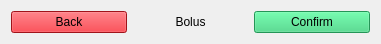
  <widget class="QWidget" name="horizontalLayoutWidget">
   <property name="geometry">
    <rect>
     <x>10</x>
     <y>0</y>
     <width>381</width>
     <height>31</height>
    </rect>
   </property>
   <layout class="QHBoxLayout" name="horizontalLayout">
    <item>
     <widget class="QPushButton" name="backButton">
      <property name="palette">
       <palette>
        <active>
         <colorrole role="WindowText">
          <brush brushstyle="SolidPattern">
           <color alpha="255">
            <red>0</red>
            <green>0</green>
            <blue>0</blue>
           </color>
          </brush>
         </colorrole>
         <colorrole role="Button">
          <brush brushstyle="SolidPattern">
           <color alpha="255">
            <red>224</red>
            <green>27</green>
            <blue>36</blue>
           </color>
          </brush>
         </colorrole>
         <colorrole role="Light">
          <brush brushstyle="SolidPattern">
           <color alpha="255">
            <red>255</red>
            <green>112</green>
            <blue>118</blue>
           </color>
          </brush>
         </colorrole>
         <colorrole role="Midlight">
          <brush brushstyle="SolidPattern">
           <color alpha="255">
            <red>239</red>
            <green>69</green>
            <blue>77</blue>
           </color>
          </brush>
         </colorrole>
         <colorrole role="Dark">
          <brush brushstyle="SolidPattern">
           <color alpha="255">
            <red>112</red>
            <green>13</green>
            <blue>18</blue>
           </color>
          </brush>
         </colorrole>
         <colorrole role="Mid">
          <brush brushstyle="SolidPattern">
           <color alpha="255">
            <red>149</red>
            <green>18</green>
            <blue>24</blue>
           </color>
          </brush>
         </colorrole>
         <colorrole role="Text">
          <brush brushstyle="SolidPattern">
           <color alpha="255">
            <red>0</red>
            <green>0</green>
            <blue>0</blue>
           </color>
          </brush>
         </colorrole>
         <colorrole role="BrightText">
          <brush brushstyle="SolidPattern">
           <color alpha="255">
            <red>255</red>
            <green>255</green>
            <blue>255</blue>
           </color>
          </brush>
         </colorrole>
         <colorrole role="ButtonText">
          <brush brushstyle="SolidPattern">
           <color alpha="255">
            <red>0</red>
            <green>0</green>
            <blue>0</blue>
           </color>
          </brush>
         </colorrole>
         <colorrole role="Base">
          <brush brushstyle="SolidPattern">
           <color alpha="255">
            <red>255</red>
            <green>255</green>
            <blue>255</blue>
           </color>
          </brush>
         </colorrole>
         <colorrole role="Window">
          <brush brushstyle="SolidPattern">
           <color alpha="255">
            <red>224</red>
            <green>27</green>
            <blue>36</blue>
           </color>
          </brush>
         </colorrole>
         <colorrole role="Shadow">
          <brush brushstyle="SolidPattern">
           <color alpha="255">
            <red>0</red>
            <green>0</green>
            <blue>0</blue>
           </color>
          </brush>
         </colorrole>
         <colorrole role="AlternateBase">
          <brush brushstyle="SolidPattern">
           <color alpha="255">
            <red>239</red>
            <green>141</green>
            <blue>145</blue>
           </color>
          </brush>
         </colorrole>
         <colorrole role="ToolTipBase">
          <brush brushstyle="SolidPattern">
           <color alpha="255">
            <red>255</red>
            <green>255</green>
            <blue>220</blue>
           </color>
          </brush>
         </colorrole>
         <colorrole role="ToolTipText">
          <brush brushstyle="SolidPattern">
           <color alpha="255">
            <red>0</red>
            <green>0</green>
            <blue>0</blue>
           </color>
          </brush>
         </colorrole>
         <colorrole role="PlaceholderText">
          <brush brushstyle="SolidPattern">
           <color alpha="128">
            <red>0</red>
            <green>0</green>
            <blue>0</blue>
           </color>
          </brush>
         </colorrole>
        </active>
        <inactive>
         <colorrole role="WindowText">
          <brush brushstyle="SolidPattern">
           <color alpha="255">
            <red>0</red>
            <green>0</green>
            <blue>0</blue>
           </color>
          </brush>
         </colorrole>
         <colorrole role="Button">
          <brush brushstyle="SolidPattern">
           <color alpha="255">
            <red>224</red>
            <green>27</green>
            <blue>36</blue>
           </color>
          </brush>
         </colorrole>
         <colorrole role="Light">
          <brush brushstyle="SolidPattern">
           <color alpha="255">
            <red>255</red>
            <green>112</green>
            <blue>118</blue>
           </color>
          </brush>
         </colorrole>
         <colorrole role="Midlight">
          <brush brushstyle="SolidPattern">
           <color alpha="255">
            <red>239</red>
            <green>69</green>
            <blue>77</blue>
           </color>
          </brush>
         </colorrole>
         <colorrole role="Dark">
          <brush brushstyle="SolidPattern">
           <color alpha="255">
            <red>112</red>
            <green>13</green>
            <blue>18</blue>
           </color>
          </brush>
         </colorrole>
         <colorrole role="Mid">
          <brush brushstyle="SolidPattern">
           <color alpha="255">
            <red>149</red>
            <green>18</green>
            <blue>24</blue>
           </color>
          </brush>
         </colorrole>
         <colorrole role="Text">
          <brush brushstyle="SolidPattern">
           <color alpha="255">
            <red>0</red>
            <green>0</green>
            <blue>0</blue>
           </color>
          </brush>
         </colorrole>
         <colorrole role="BrightText">
          <brush brushstyle="SolidPattern">
           <color alpha="255">
            <red>255</red>
            <green>255</green>
            <blue>255</blue>
           </color>
          </brush>
         </colorrole>
         <colorrole role="ButtonText">
          <brush brushstyle="SolidPattern">
           <color alpha="255">
            <red>0</red>
            <green>0</green>
            <blue>0</blue>
           </color>
          </brush>
         </colorrole>
         <colorrole role="Base">
          <brush brushstyle="SolidPattern">
           <color alpha="255">
            <red>255</red>
            <green>255</green>
            <blue>255</blue>
           </color>
          </brush>
         </colorrole>
         <colorrole role="Window">
          <brush brushstyle="SolidPattern">
           <color alpha="255">
            <red>224</red>
            <green>27</green>
            <blue>36</blue>
           </color>
          </brush>
         </colorrole>
         <colorrole role="Shadow">
          <brush brushstyle="SolidPattern">
           <color alpha="255">
            <red>0</red>
            <green>0</green>
            <blue>0</blue>
           </color>
          </brush>
         </colorrole>
         <colorrole role="AlternateBase">
          <brush brushstyle="SolidPattern">
           <color alpha="255">
            <red>239</red>
            <green>141</green>
            <blue>145</blue>
           </color>
          </brush>
         </colorrole>
         <colorrole role="ToolTipBase">
          <brush brushstyle="SolidPattern">
           <color alpha="255">
            <red>255</red>
            <green>255</green>
            <blue>220</blue>
           </color>
          </brush>
         </colorrole>
         <colorrole role="ToolTipText">
          <brush brushstyle="SolidPattern">
           <color alpha="255">
            <red>0</red>
            <green>0</green>
            <blue>0</blue>
           </color>
          </brush>
         </colorrole>
         <colorrole role="PlaceholderText">
          <brush brushstyle="SolidPattern">
           <color alpha="128">
            <red>0</red>
            <green>0</green>
            <blue>0</blue>
           </color>
          </brush>
         </colorrole>
        </inactive>
        <disabled>
         <colorrole role="WindowText">
          <brush brushstyle="SolidPattern">
           <color alpha="255">
            <red>112</red>
            <green>13</green>
            <blue>18</blue>
           </color>
          </brush>
         </colorrole>
         <colorrole role="Button">
          <brush brushstyle="SolidPattern">
           <color alpha="255">
            <red>224</red>
            <green>27</green>
            <blue>36</blue>
           </color>
          </brush>
         </colorrole>
         <colorrole role="Light">
          <brush brushstyle="SolidPattern">
           <color alpha="255">
            <red>255</red>
            <green>112</green>
            <blue>118</blue>
           </color>
          </brush>
         </colorrole>
         <colorrole role="Midlight">
          <brush brushstyle="SolidPattern">
           <color alpha="255">
            <red>239</red>
            <green>69</green>
            <blue>77</blue>
           </color>
          </brush>
         </colorrole>
         <colorrole role="Dark">
          <brush brushstyle="SolidPattern">
           <color alpha="255">
            <red>112</red>
            <green>13</green>
            <blue>18</blue>
           </color>
          </brush>
         </colorrole>
         <colorrole role="Mid">
          <brush brushstyle="SolidPattern">
           <color alpha="255">
            <red>149</red>
            <green>18</green>
            <blue>24</blue>
           </color>
          </brush>
         </colorrole>
         <colorrole role="Text">
          <brush brushstyle="SolidPattern">
           <color alpha="255">
            <red>112</red>
            <green>13</green>
            <blue>18</blue>
           </color>
          </brush>
         </colorrole>
         <colorrole role="BrightText">
          <brush brushstyle="SolidPattern">
           <color alpha="255">
            <red>255</red>
            <green>255</green>
            <blue>255</blue>
           </color>
          </brush>
         </colorrole>
         <colorrole role="ButtonText">
          <brush brushstyle="SolidPattern">
           <color alpha="255">
            <red>112</red>
            <green>13</green>
            <blue>18</blue>
           </color>
          </brush>
         </colorrole>
         <colorrole role="Base">
          <brush brushstyle="SolidPattern">
           <color alpha="255">
            <red>224</red>
            <green>27</green>
            <blue>36</blue>
           </color>
          </brush>
         </colorrole>
         <colorrole role="Window">
          <brush brushstyle="SolidPattern">
           <color alpha="255">
            <red>224</red>
            <green>27</green>
            <blue>36</blue>
           </color>
          </brush>
         </colorrole>
         <colorrole role="Shadow">
          <brush brushstyle="SolidPattern">
           <color alpha="255">
            <red>0</red>
            <green>0</green>
            <blue>0</blue>
           </color>
          </brush>
         </colorrole>
         <colorrole role="AlternateBase">
          <brush brushstyle="SolidPattern">
           <color alpha="255">
            <red>224</red>
            <green>27</green>
            <blue>36</blue>
           </color>
          </brush>
         </colorrole>
         <colorrole role="ToolTipBase">
          <brush brushstyle="SolidPattern">
           <color alpha="255">
            <red>255</red>
            <green>255</green>
            <blue>220</blue>
           </color>
          </brush>
         </colorrole>
         <colorrole role="ToolTipText">
          <brush brushstyle="SolidPattern">
           <color alpha="255">
            <red>0</red>
            <green>0</green>
            <blue>0</blue>
           </color>
          </brush>
         </colorrole>
         <colorrole role="PlaceholderText">
          <brush brushstyle="SolidPattern">
           <color alpha="128">
            <red>0</red>
            <green>0</green>
            <blue>0</blue>
           </color>
          </brush>
         </colorrole>
        </disabled>
       </palette>
      </property>
      <property name="text">
       <string>Back</string>
      </property>
     </widget>
    </item>
    <item>
     <widget class="QLabel" name="title">
      <property name="text">
       <string>Bolus</string>
      </property>
      <property name="alignment">
       <set>Qt::AlignCenter</set>
      </property>
     </widget>
    </item>
    <item>
     <widget class="QPushButton" name="confirmButton">
      <property name="palette">
       <palette>
        <active>
         <colorrole role="WindowText">
          <brush brushstyle="SolidPattern">
           <color alpha="255">
            <red>0</red>
            <green>0</green>
            <blue>0</blue>
           </color>
          </brush>
         </colorrole>
         <colorrole role="Button">
          <brush brushstyle="SolidPattern">
           <color alpha="255">
            <red>51</red>
            <green>209</green>
            <blue>122</blue>
           </color>
          </brush>
         </colorrole>
         <colorrole role="Light">
          <brush brushstyle="SolidPattern">
           <color alpha="255">
            <red>121</red>
            <green>255</green>
            <blue>181</blue>
           </color>
          </brush>
         </colorrole>
         <colorrole role="Midlight">
          <brush brushstyle="SolidPattern">
           <color alpha="255">
            <red>86</red>
            <green>232</green>
            <blue>151</blue>
           </color>
          </brush>
         </colorrole>
         <colorrole role="Dark">
          <brush brushstyle="SolidPattern">
           <color alpha="255">
            <red>25</red>
            <green>104</green>
            <blue>61</blue>
           </color>
          </brush>
         </colorrole>
         <colorrole role="Mid">
          <brush brushstyle="SolidPattern">
           <color alpha="255">
            <red>34</red>
            <green>139</green>
            <blue>81</blue>
           </color>
          </brush>
         </colorrole>
         <colorrole role="Text">
          <brush brushstyle="SolidPattern">
           <color alpha="255">
            <red>0</red>
            <green>0</green>
            <blue>0</blue>
           </color>
          </brush>
         </colorrole>
         <colorrole role="BrightText">
          <brush brushstyle="SolidPattern">
           <color alpha="255">
            <red>255</red>
            <green>255</green>
            <blue>255</blue>
           </color>
          </brush>
         </colorrole>
         <colorrole role="ButtonText">
          <brush brushstyle="SolidPattern">
           <color alpha="255">
            <red>0</red>
            <green>0</green>
            <blue>0</blue>
           </color>
          </brush>
         </colorrole>
         <colorrole role="Base">
          <brush brushstyle="SolidPattern">
           <color alpha="255">
            <red>255</red>
            <green>255</green>
            <blue>255</blue>
           </color>
          </brush>
         </colorrole>
         <colorrole role="Window">
          <brush brushstyle="SolidPattern">
           <color alpha="255">
            <red>51</red>
            <green>209</green>
            <blue>122</blue>
           </color>
          </brush>
         </colorrole>
         <colorrole role="Shadow">
          <brush brushstyle="SolidPattern">
           <color alpha="255">
            <red>0</red>
            <green>0</green>
            <blue>0</blue>
           </color>
          </brush>
         </colorrole>
         <colorrole role="AlternateBase">
          <brush brushstyle="SolidPattern">
           <color alpha="255">
            <red>153</red>
            <green>232</green>
            <blue>188</blue>
           </color>
          </brush>
         </colorrole>
         <colorrole role="ToolTipBase">
          <brush brushstyle="SolidPattern">
           <color alpha="255">
            <red>255</red>
            <green>255</green>
            <blue>220</blue>
           </color>
          </brush>
         </colorrole>
         <colorrole role="ToolTipText">
          <brush brushstyle="SolidPattern">
           <color alpha="255">
            <red>0</red>
            <green>0</green>
            <blue>0</blue>
           </color>
          </brush>
         </colorrole>
         <colorrole role="PlaceholderText">
          <brush brushstyle="SolidPattern">
           <color alpha="128">
            <red>0</red>
            <green>0</green>
            <blue>0</blue>
           </color>
          </brush>
         </colorrole>
        </active>
        <inactive>
         <colorrole role="WindowText">
          <brush brushstyle="SolidPattern">
           <color alpha="255">
            <red>0</red>
            <green>0</green>
            <blue>0</blue>
           </color>
          </brush>
         </colorrole>
         <colorrole role="Button">
          <brush brushstyle="SolidPattern">
           <color alpha="255">
            <red>51</red>
            <green>209</green>
            <blue>122</blue>
           </color>
          </brush>
         </colorrole>
         <colorrole role="Light">
          <brush brushstyle="SolidPattern">
           <color alpha="255">
            <red>121</red>
            <green>255</green>
            <blue>181</blue>
           </color>
          </brush>
         </colorrole>
         <colorrole role="Midlight">
          <brush brushstyle="SolidPattern">
           <color alpha="255">
            <red>86</red>
            <green>232</green>
            <blue>151</blue>
           </color>
          </brush>
         </colorrole>
         <colorrole role="Dark">
          <brush brushstyle="SolidPattern">
           <color alpha="255">
            <red>25</red>
            <green>104</green>
            <blue>61</blue>
           </color>
          </brush>
         </colorrole>
         <colorrole role="Mid">
          <brush brushstyle="SolidPattern">
           <color alpha="255">
            <red>34</red>
            <green>139</green>
            <blue>81</blue>
           </color>
          </brush>
         </colorrole>
         <colorrole role="Text">
          <brush brushstyle="SolidPattern">
           <color alpha="255">
            <red>0</red>
            <green>0</green>
            <blue>0</blue>
           </color>
          </brush>
         </colorrole>
         <colorrole role="BrightText">
          <brush brushstyle="SolidPattern">
           <color alpha="255">
            <red>255</red>
            <green>255</green>
            <blue>255</blue>
           </color>
          </brush>
         </colorrole>
         <colorrole role="ButtonText">
          <brush brushstyle="SolidPattern">
           <color alpha="255">
            <red>0</red>
            <green>0</green>
            <blue>0</blue>
           </color>
          </brush>
         </colorrole>
         <colorrole role="Base">
          <brush brushstyle="SolidPattern">
           <color alpha="255">
            <red>255</red>
            <green>255</green>
            <blue>255</blue>
           </color>
          </brush>
         </colorrole>
         <colorrole role="Window">
          <brush brushstyle="SolidPattern">
           <color alpha="255">
            <red>51</red>
            <green>209</green>
            <blue>122</blue>
           </color>
          </brush>
         </colorrole>
         <colorrole role="Shadow">
          <brush brushstyle="SolidPattern">
           <color alpha="255">
            <red>0</red>
            <green>0</green>
            <blue>0</blue>
           </color>
          </brush>
         </colorrole>
         <colorrole role="AlternateBase">
          <brush brushstyle="SolidPattern">
           <color alpha="255">
            <red>153</red>
            <green>232</green>
            <blue>188</blue>
           </color>
          </brush>
         </colorrole>
         <colorrole role="ToolTipBase">
          <brush brushstyle="SolidPattern">
           <color alpha="255">
            <red>255</red>
            <green>255</green>
            <blue>220</blue>
           </color>
          </brush>
         </colorrole>
         <colorrole role="ToolTipText">
          <brush brushstyle="SolidPattern">
           <color alpha="255">
            <red>0</red>
            <green>0</green>
            <blue>0</blue>
           </color>
          </brush>
         </colorrole>
         <colorrole role="PlaceholderText">
          <brush brushstyle="SolidPattern">
           <color alpha="128">
            <red>0</red>
            <green>0</green>
            <blue>0</blue>
           </color>
          </brush>
         </colorrole>
        </inactive>
        <disabled>
         <colorrole role="WindowText">
          <brush brushstyle="SolidPattern">
           <color alpha="255">
            <red>25</red>
            <green>104</green>
            <blue>61</blue>
           </color>
          </brush>
         </colorrole>
         <colorrole role="Button">
          <brush brushstyle="SolidPattern">
           <color alpha="255">
            <red>51</red>
            <green>209</green>
            <blue>122</blue>
           </color>
          </brush>
         </colorrole>
         <colorrole role="Light">
          <brush brushstyle="SolidPattern">
           <color alpha="255">
            <red>121</red>
            <green>255</green>
            <blue>181</blue>
           </color>
          </brush>
         </colorrole>
         <colorrole role="Midlight">
          <brush brushstyle="SolidPattern">
           <color alpha="255">
            <red>86</red>
            <green>232</green>
            <blue>151</blue>
           </color>
          </brush>
         </colorrole>
         <colorrole role="Dark">
          <brush brushstyle="SolidPattern">
           <color alpha="255">
            <red>25</red>
            <green>104</green>
            <blue>61</blue>
           </color>
          </brush>
         </colorrole>
         <colorrole role="Mid">
          <brush brushstyle="SolidPattern">
           <color alpha="255">
            <red>34</red>
            <green>139</green>
            <blue>81</blue>
           </color>
          </brush>
         </colorrole>
         <colorrole role="Text">
          <brush brushstyle="SolidPattern">
           <color alpha="255">
            <red>25</red>
            <green>104</green>
            <blue>61</blue>
           </color>
          </brush>
         </colorrole>
         <colorrole role="BrightText">
          <brush brushstyle="SolidPattern">
           <color alpha="255">
            <red>255</red>
            <green>255</green>
            <blue>255</blue>
           </color>
          </brush>
         </colorrole>
         <colorrole role="ButtonText">
          <brush brushstyle="SolidPattern">
           <color alpha="255">
            <red>25</red>
            <green>104</green>
            <blue>61</blue>
           </color>
          </brush>
         </colorrole>
         <colorrole role="Base">
          <brush brushstyle="SolidPattern">
           <color alpha="255">
            <red>51</red>
            <green>209</green>
            <blue>122</blue>
           </color>
          </brush>
         </colorrole>
         <colorrole role="Window">
          <brush brushstyle="SolidPattern">
           <color alpha="255">
            <red>51</red>
            <green>209</green>
            <blue>122</blue>
           </color>
          </brush>
         </colorrole>
         <colorrole role="Shadow">
          <brush brushstyle="SolidPattern">
           <color alpha="255">
            <red>0</red>
            <green>0</green>
            <blue>0</blue>
           </color>
          </brush>
         </colorrole>
         <colorrole role="AlternateBase">
          <brush brushstyle="SolidPattern">
           <color alpha="255">
            <red>51</red>
            <green>209</green>
            <blue>122</blue>
           </color>
          </brush>
         </colorrole>
         <colorrole role="ToolTipBase">
          <brush brushstyle="SolidPattern">
           <color alpha="255">
            <red>255</red>
            <green>255</green>
            <blue>220</blue>
           </color>
          </brush>
         </colorrole>
         <colorrole role="ToolTipText">
          <brush brushstyle="SolidPattern">
           <color alpha="255">
            <red>0</red>
            <green>0</green>
            <blue>0</blue>
           </color>
          </brush>
         </colorrole>
         <colorrole role="PlaceholderText">
          <brush brushstyle="SolidPattern">
           <color alpha="128">
            <red>0</red>
            <green>0</green>
            <blue>0</blue>
           </color>
          </brush>
         </colorrole>
        </disabled>
       </palette>
      </property>
      <property name="text">
       <string>Confirm</string>
      </property>
     </widget>
    </item>
   </layout>
  </widget>
